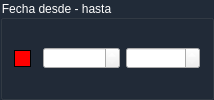
             <widget class="QGroupBox" name="groupBox_2">
              <property name="palette">
               <palette>
                <active>
                 <colorrole role="WindowText">
                  <brush brushstyle="SolidPattern">
                   <color alpha="255">
                    <red>255</red>
                    <green>255</green>
                    <blue>255</blue>
                   </color>
                  </brush>
                 </colorrole>
                 <colorrole role="Button">
                  <brush brushstyle="SolidPattern">
                   <color alpha="255">
                    <red>33</red>
                    <green>43</green>
                    <blue>56</blue>
                   </color>
                  </brush>
                 </colorrole>
                 <colorrole role="Text">
                  <brush brushstyle="SolidPattern">
                   <color alpha="255">
                    <red>255</red>
                    <green>255</green>
                    <blue>255</blue>
                   </color>
                  </brush>
                 </colorrole>
                 <colorrole role="ButtonText">
                  <brush brushstyle="SolidPattern">
                   <color alpha="255">
                    <red>255</red>
                    <green>255</green>
                    <blue>255</blue>
                   </color>
                  </brush>
                 </colorrole>
                 <colorrole role="Base">
                  <brush brushstyle="SolidPattern">
                   <color alpha="255">
                    <red>33</red>
                    <green>43</green>
                    <blue>56</blue>
                   </color>
                  </brush>
                 </colorrole>
                 <colorrole role="Window">
                  <brush brushstyle="SolidPattern">
                   <color alpha="255">
                    <red>33</red>
                    <green>43</green>
                    <blue>56</blue>
                   </color>
                  </brush>
                 </colorrole>
                 <colorrole role="PlaceholderText">
                  <brush brushstyle="SolidPattern">
                   <color alpha="255">
                    <red>255</red>
                    <green>255</green>
                    <blue>255</blue>
                   </color>
                  </brush>
                 </colorrole>
                </active>
                <inactive>
                 <colorrole role="WindowText">
                  <brush brushstyle="SolidPattern">
                   <color alpha="255">
                    <red>255</red>
                    <green>255</green>
                    <blue>255</blue>
                   </color>
                  </brush>
                 </colorrole>
                 <colorrole role="Button">
                  <brush brushstyle="SolidPattern">
                   <color alpha="255">
                    <red>33</red>
                    <green>43</green>
                    <blue>56</blue>
                   </color>
                  </brush>
                 </colorrole>
                 <colorrole role="Text">
                  <brush brushstyle="SolidPattern">
                   <color alpha="255">
                    <red>255</red>
                    <green>255</green>
                    <blue>255</blue>
                   </color>
                  </brush>
                 </colorrole>
                 <colorrole role="ButtonText">
                  <brush brushstyle="SolidPattern">
                   <color alpha="255">
                    <red>255</red>
                    <green>255</green>
                    <blue>255</blue>
                   </color>
                  </brush>
                 </colorrole>
                 <colorrole role="Base">
                  <brush brushstyle="SolidPattern">
                   <color alpha="255">
                    <red>33</red>
                    <green>43</green>
                    <blue>56</blue>
                   </color>
                  </brush>
                 </colorrole>
                 <colorrole role="Window">
                  <brush brushstyle="SolidPattern">
                   <color alpha="255">
                    <red>33</red>
                    <green>43</green>
                    <blue>56</blue>
                   </color>
                  </brush>
                 </colorrole>
                 <colorrole role="PlaceholderText">
                  <brush brushstyle="SolidPattern">
                   <color alpha="255">
                    <red>255</red>
                    <green>255</green>
                    <blue>255</blue>
                   </color>
                  </brush>
                 </colorrole>
                </inactive>
                <disabled>
                 <colorrole role="WindowText">
                  <brush brushstyle="SolidPattern">
                   <color alpha="255">
                    <red>255</red>
                    <green>255</green>
                    <blue>255</blue>
                   </color>
                  </brush>
                 </colorrole>
                 <colorrole role="Button">
                  <brush brushstyle="SolidPattern">
                   <color alpha="255">
                    <red>33</red>
                    <green>43</green>
                    <blue>56</blue>
                   </color>
                  </brush>
                 </colorrole>
                 <colorrole role="Text">
                  <brush brushstyle="SolidPattern">
                   <color alpha="255">
                    <red>255</red>
                    <green>255</green>
                    <blue>255</blue>
                   </color>
                  </brush>
                 </colorrole>
                 <colorrole role="ButtonText">
                  <brush brushstyle="SolidPattern">
                   <color alpha="255">
                    <red>255</red>
                    <green>255</green>
                    <blue>255</blue>
                   </color>
                  </brush>
                 </colorrole>
                 <colorrole role="Base">
                  <brush brushstyle="SolidPattern">
                   <color alpha="255">
                    <red>33</red>
                    <green>43</green>
                    <blue>56</blue>
                   </color>
                  </brush>
                 </colorrole>
                 <colorrole role="Window">
                  <brush brushstyle="SolidPattern">
                   <color alpha="255">
                    <red>33</red>
                    <green>43</green>
                    <blue>56</blue>
                   </color>
                  </brush>
                 </colorrole>
                 <colorrole role="PlaceholderText">
                  <brush brushstyle="SolidPattern">
                   <color alpha="255">
                    <red>255</red>
                    <green>255</green>
                    <blue>255</blue>
                   </color>
                  </brush>
                 </colorrole>
                </disabled>
               </palette>
              </property>
              <property name="tabletTracking">
               <bool>true</bool>
              </property>
              <property name="styleSheet">
               <string notr="true">color: white;</string>
              </property>
              <property name="title">
               <string>Fecha desde - hasta</string>
              </property>
              <layout class="QHBoxLayout" name="horizontalLayout">
               <item>
                <widget class="QCheckBox" name="checkBox_fecha">
                 <property name="enabled">
                  <bool>true</bool>
                 </property>
                 <property name="palette">
                  <palette>
                   <active>
                    <colorrole role="WindowText">
                     <brush brushstyle="SolidPattern">
                      <color alpha="255">
                       <red>0</red>
                       <green>0</green>
                       <blue>0</blue>
                      </color>
                     </brush>
                    </colorrole>
                    <colorrole role="Button">
                     <brush brushstyle="SolidPattern">
                      <color alpha="255">
                       <red>33</red>
                       <green>43</green>
                       <blue>56</blue>
                      </color>
                     </brush>
                    </colorrole>
                    <colorrole role="Text">
                     <brush brushstyle="SolidPattern">
                      <color alpha="255">
                       <red>0</red>
                       <green>0</green>
                       <blue>0</blue>
                      </color>
                     </brush>
                    </colorrole>
                    <colorrole role="ButtonText">
                     <brush brushstyle="SolidPattern">
                      <color alpha="255">
                       <red>0</red>
                       <green>0</green>
                       <blue>0</blue>
                      </color>
                     </brush>
                    </colorrole>
                    <colorrole role="Base">
                     <brush brushstyle="SolidPattern">
                      <color alpha="255">
                       <red>33</red>
                       <green>43</green>
                       <blue>56</blue>
                      </color>
                     </brush>
                    </colorrole>
                    <colorrole role="Window">
                     <brush brushstyle="SolidPattern">
                      <color alpha="255">
                       <red>33</red>
                       <green>43</green>
                       <blue>56</blue>
                      </color>
                     </brush>
                    </colorrole>
                    <colorrole role="PlaceholderText">
                     <brush brushstyle="SolidPattern">
                      <color alpha="255">
                       <red>0</red>
                       <green>0</green>
                       <blue>0</blue>
                      </color>
                     </brush>
                    </colorrole>
                   </active>
                   <inactive>
                    <colorrole role="WindowText">
                     <brush brushstyle="SolidPattern">
                      <color alpha="255">
                       <red>0</red>
                       <green>0</green>
                       <blue>0</blue>
                      </color>
                     </brush>
                    </colorrole>
                    <colorrole role="Button">
                     <brush brushstyle="SolidPattern">
                      <color alpha="255">
                       <red>33</red>
                       <green>43</green>
                       <blue>56</blue>
                      </color>
                     </brush>
                    </colorrole>
                    <colorrole role="Text">
                     <brush brushstyle="SolidPattern">
                      <color alpha="255">
                       <red>0</red>
                       <green>0</green>
                       <blue>0</blue>
                      </color>
                     </brush>
                    </colorrole>
                    <colorrole role="ButtonText">
                     <brush brushstyle="SolidPattern">
                      <color alpha="255">
                       <red>0</red>
                       <green>0</green>
                       <blue>0</blue>
                      </color>
                     </brush>
                    </colorrole>
                    <colorrole role="Base">
                     <brush brushstyle="SolidPattern">
                      <color alpha="255">
                       <red>33</red>
                       <green>43</green>
                       <blue>56</blue>
                      </color>
                     </brush>
                    </colorrole>
                    <colorrole role="Window">
                     <brush brushstyle="SolidPattern">
                      <color alpha="255">
                       <red>33</red>
                       <green>43</green>
                       <blue>56</blue>
                      </color>
                     </brush>
                    </colorrole>
                    <colorrole role="PlaceholderText">
                     <brush brushstyle="SolidPattern">
                      <color alpha="255">
                       <red>0</red>
                       <green>0</green>
                       <blue>0</blue>
                      </color>
                     </brush>
                    </colorrole>
                   </inactive>
                   <disabled>
                    <colorrole role="WindowText">
                     <brush brushstyle="SolidPattern">
                      <color alpha="255">
                       <red>0</red>
                       <green>0</green>
                       <blue>0</blue>
                      </color>
                     </brush>
                    </colorrole>
                    <colorrole role="Button">
                     <brush brushstyle="SolidPattern">
                      <color alpha="255">
                       <red>33</red>
                       <green>43</green>
                       <blue>56</blue>
                      </color>
                     </brush>
                    </colorrole>
                    <colorrole role="Text">
                     <brush brushstyle="SolidPattern">
                      <color alpha="255">
                       <red>0</red>
                       <green>0</green>
                       <blue>0</blue>
                      </color>
                     </brush>
                    </colorrole>
                    <colorrole role="ButtonText">
                     <brush brushstyle="SolidPattern">
                      <color alpha="255">
                       <red>0</red>
                       <green>0</green>
                       <blue>0</blue>
                      </color>
                     </brush>
                    </colorrole>
                    <colorrole role="Base">
                     <brush brushstyle="SolidPattern">
                      <color alpha="255">
                       <red>33</red>
                       <green>43</green>
                       <blue>56</blue>
                      </color>
                     </brush>
                    </colorrole>
                    <colorrole role="Window">
                     <brush brushstyle="SolidPattern">
                      <color alpha="255">
                       <red>33</red>
                       <green>43</green>
                       <blue>56</blue>
                      </color>
                     </brush>
                    </colorrole>
                    <colorrole role="PlaceholderText">
                     <brush brushstyle="SolidPattern">
                      <color alpha="255">
                       <red>0</red>
                       <green>0</green>
                       <blue>0</blue>
                      </color>
                     </brush>
                    </colorrole>
                   </disabled>
                  </palette>
                 </property>
                 <property name="font">
                  <font>
                   <family>Sarai</family>
                   <pointsize>1</pointsize>
                   <kerning>false</kerning>
                  </font>
                 </property>
                 <property name="focusPolicy">
                  <enum>Qt::NoFocus</enum>
                 </property>
                 <property name="contextMenuPolicy">
                  <enum>Qt::DefaultContextMenu</enum>
                 </property>
                 <property name="acceptDrops">
                  <bool>false</bool>
                 </property>
                 <property name="accessibleDescription">
                  <string/>
                 </property>
                 <property name="styleSheet">
                  <string notr="true">/* Estilo general del QCheckBox */
QCheckBox {
    color: black; /* Color del texto */
}

/* Estilo del indicador */
QCheckBox::indicator {
    width: 15px;
    height: 15px;
}

/* Estilo del indicador cuando está desmarcado */
QCheckBox::indicator:unchecked {
    background-color: red;
    border: 1px solid black;
}

/* Estilo del indicador cuando está marcado */
QCheckBox::indicator:checked {
    background-color: green;
    border: 1px solid black;
}

/* Estilo del indicador cuando está deshabilitado */
QCheckBox::indicator:disabled {
    background-color: gray;
    border: 1px solid black;
}</string>
                 </property>
                 <property name="text">
                  <string notr="true"/>
                 </property>
                 <property name="checked">
                  <bool>false</bool>
                 </property>
                </widget>
               </item>
               <item>
                <widget class="QgsDateTimeEdit" name="form_fecha_desde">
                 <property name="styleSheet">
                  <string notr="true">color: white;</string>
                 </property>
                 <property name="displayFormat">
                  <string>d/M/yy </string>
                 </property>
                </widget>
               </item>
               <item>
                <widget class="QgsDateTimeEdit" name="form_fecha_hasta">
                 <property name="styleSheet">
                  <string notr="true">color: white;</string>
                 </property>
                 <property name="displayFormat">
                  <string>d/M/yy</string>
                 </property>
                </widget>
               </item>
              </layout>
             </widget>
